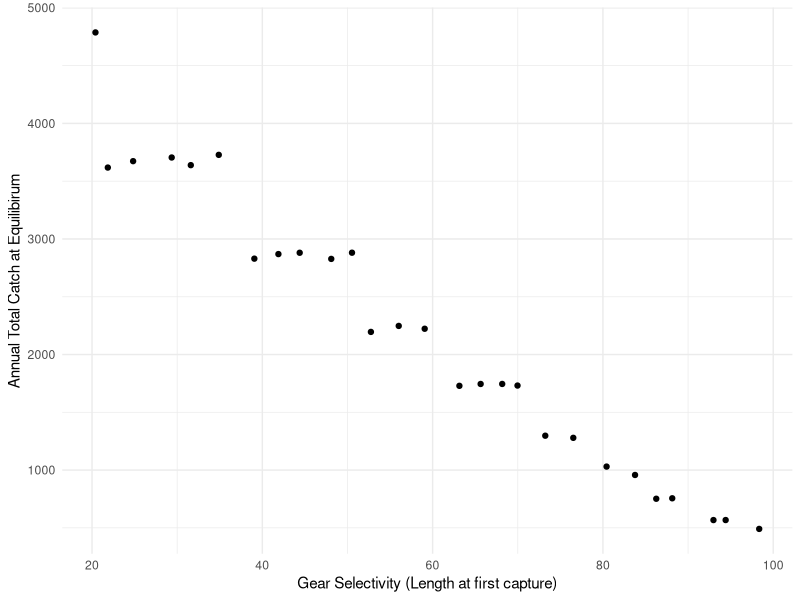
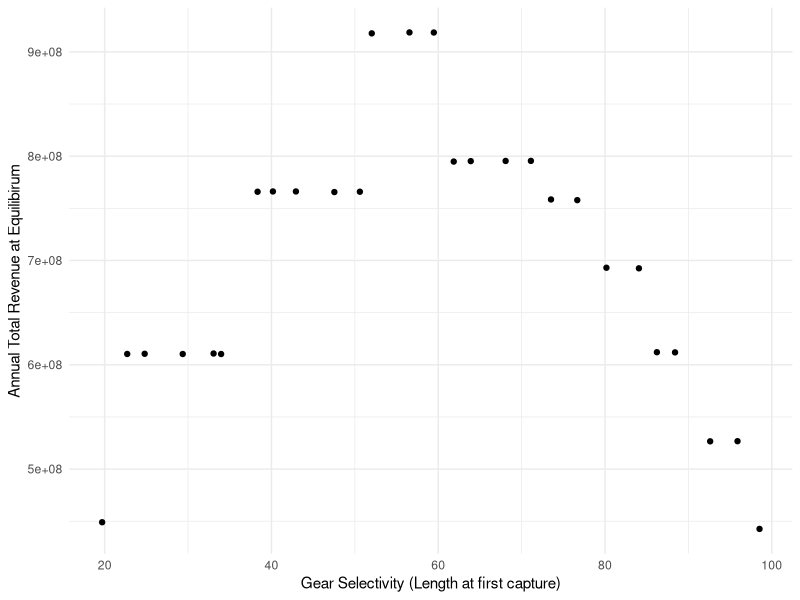
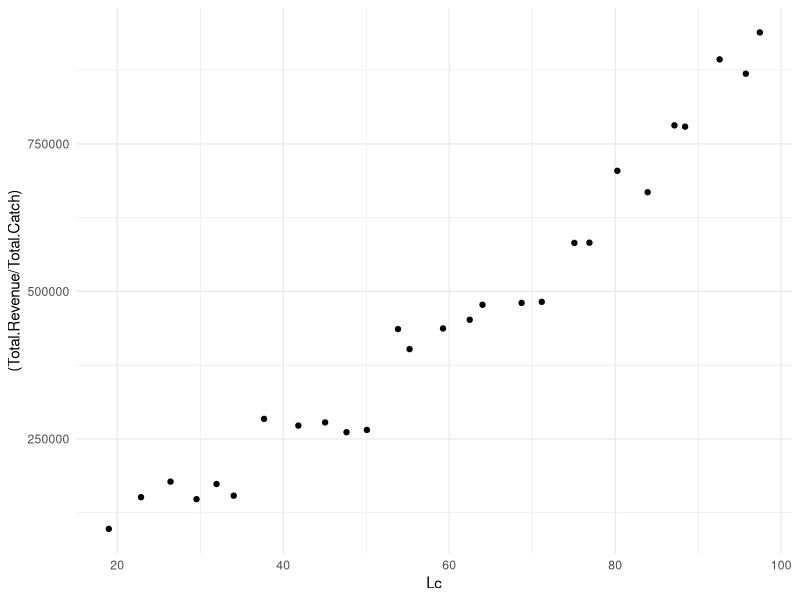
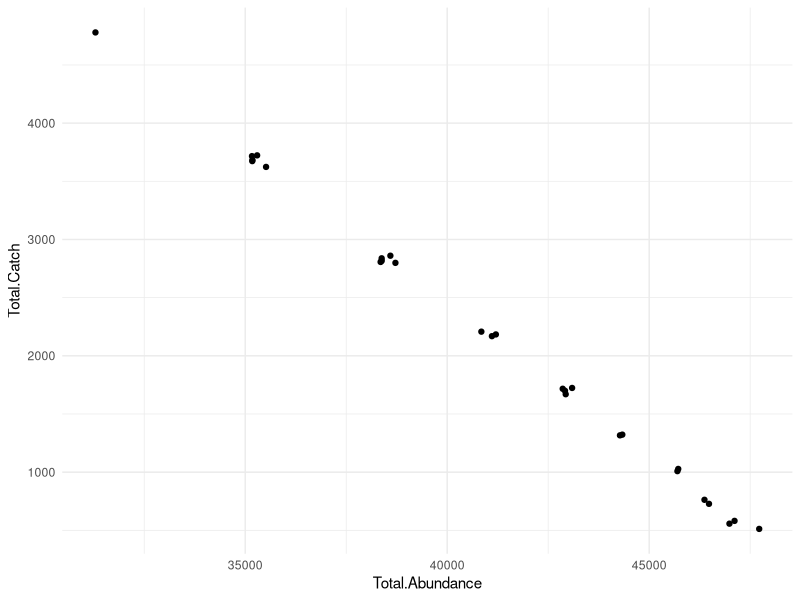

These figures' R source, in order:
## ---- chunk 1
rm(list=ls())


#Set Model----
NumYears = 50

R0 = 10

## ---- chunk 2
Linf = 122.1
K = 0.172
to = 0.919
  
Wa = 0.024
  
Wb = 2.824
  


#Length (cm) at which a fish is  mature

m = 55


#Natural mortality
M <- 0.258

F <- 0.3125

BHa <- 0.546 #this is made up

BHb <- 0.000089 #this is made up

## ---- chunk 3

#Our max age is 18 years
Age <- seq(1,18,1)

Length <- Linf*(1-exp(-K*(Age-to)))

#Converts lengths (cm) to weight (g)
Weight <- Wa*Length^Wb

#Length at first capture
Lc = seq(20, 100, 3 )

#Maturity
Ma = ifelse(Length < m, 0, 1)

#fecundity - produce about 41 eggs per gram 
#SOURCE: https://www.scribd.com/doc/81002346/Crecimiento-y-Reproduccion-de-corvina
fa <- Weight*41

#Price per kg is dependent on size of fish
Price <- c(10,50,80)
## ---- chunk 4
N_at <- data.frame(matrix(data = NA, ncol = max(Age), nrow = NumYears))
colnames(N_at) = as.character(c(Age))

Recruitment <- vector(length = NumYears)

Catch <- data.frame(matrix(data = NA, ncol = max(Age) + 1, nrow = NumYears))
colnames(Catch) <- as.character(c(Age,'Total'))
                        

Revenue <- data.frame(matrix(data = NA, ncol = 4, nrow = NumYears))
colnames(Revenue) =c('small',
                     'med',
                     'large',
                     'total')


#Scenarios based on length at first capture (Lc)



Results <- data.frame(matrix(data = NA, ncol = max(Age) + 3 , nrow = length(Lc)))
colnames(Results) <- as.character(c('Lc', Age,'Total.Catch','Total.Revenue'))

## ---- chunk 5



#this sets top left
N_at[1,1] = R0


#  Set inital condition in year t = 0 (assumes no fishing)
for (a in 1:17){
 
  N_at[1,a+1] = N_at[1,(a)]*exp(-M)
  
}



#Length (cm) at which a fish is vulnerable to fishing mortality



for (s in 1:length(Lc)) {
  
Va = ifelse(Length < Lc[s], 0, 1)

#Recruitment in year 1
Recruitment[1] = sum(N_at[1,]*fa*Ma)

Catch[1,] = 0

    
    for (t in 2:NumYears) {
      
    N_at[t,1] = Recruitment[t - 1] / (BHa + BHb*Recruitment[t - 1])
    
        for (a in 1:17) {
        
        
        # Introduce fishing as Va*F  
          N_at[t,a+1] = exp(-M - Va[a]*F)*N_at[(t - 1),(a)]
          
          
          
         #Catch by cohort = number of individual age a in year t - indvid. age a captured in year t
          
           Catch[t,a+1] = ((Va[a+1]*F)/(Va[a+1]*F+M))*N_at[(t),(a+1)]*(1 - exp(-M - Va[a+1]*F))
          
           Catch[t,1] = 0
          
        }
    
     Catch$Total[t] = sum(Catch[t,1:18])  
    
     Recruitment[t] = sum(N_at[t,]*fa*Ma)
     
     #Calculate Revenue by commercial class
     
      Revenue[t,1] = sum(Weight[1:2]*Catch[t,1:2]*Price[1])
      
      Revenue[t,2] = sum(Weight[3:5]*Catch[t,3:5]*Price[2])
      
      Revenue[t,3] = sum(Weight[5:max(Age)]*Catch[t,5:max(Age)]*Price[3])
      
      Revenue[t,4] = sum(Revenue[t,1:3])
          
    }

Results[s,1] = Lc[s]

Results[s,2:19] = N_at[NumYears,]

Results[s,20] = Catch$Total[NumYears]

Results[s,21] = Revenue$total[NumYears]

}
## ---- chunk 6
library(ggplot2)

# Lc.Catch = 
  ggplot(Results, aes(x=Lc, y= Total.Catch)) +
              geom_jitter() +
              labs(x="Gear Selectivity (Length at first capture)", y = "Annual Total Catch at Equilibirum" ) +
              theme_minimal()
          
## ---- chunk 7

# 
# Lc.Rev =
  
  ggplot(Results, aes(x=Lc, y= Total.Revenue)) +
              geom_jitter() +
              labs(x="Gear Selectivity (Length at first capture)", y = "Annual Total Revenue at Equilibirum" ) +
              theme_minimal()
          
## ---- chunk 8



ggplot(Results, aes(x=Lc, y= (Total.Revenue/Total.Catch))) +
              geom_jitter() +
              theme_minimal()
          
## ---- chunk 9


Results$Total.Abundance = apply(Results[2:19],1, sum)
   
ggplot(Results, aes(x=Total.Abundance, y= Total.Catch)) +
              geom_jitter() +
              theme_minimal()
          
## ---- chunk 10
# Revenue$Lc = seq(1:length(Revenue$small)) 
# 
# Revbar = gather(Revenue[, c(1:3,5)],'Size.Class' ,'Revenue', 1:3)
# 
# 
# library(ggplot2)
# 
# 
# ggplot(Revbar, aes(x= Lc, y= Revenue, fill =factor(Size.Class ))) +
#   geom_bar(stat="identity",position = "stack")
# 

#
## ---- chunk 11

# df.hist = stack(N_at[NumYears, ])
# 
# barplot(df.hist$values, names.arg = df.hist$ind)
# 
# CatchCurve <- lm(log(values) ~ ind, data = df.hist)
# 
# Z.est = -CatchCurve$coefficients[2]
# 
# print(Z.est)
## ---- chunk 12

#Calculate Revenue by commercial class------

# for (t in 1:NumYears){
# 
#   Revenue[t,1] = sum(Weight[1:2]*Catch[t,1:2]*Price[1])
#   
#   Revenue[t,2] = sum(Weight[3:5]*Catch[t,3:5]*Price[2])
#   
#   Revenue[t,3] = sum(Weight[5:max(Age)]*Catch[t,5:max(Age)]*Price[3])
#   
#   Revenue[t,4] = sum(Revenue[t,1:3])
#   
# }
